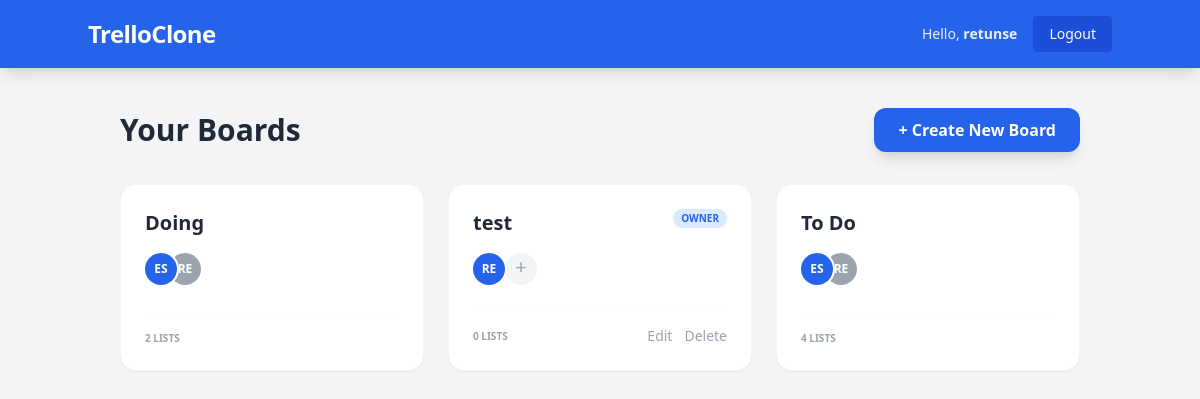
Screenshot of / (signed in) with the database file from the repository.
### boards/models.py (models this page shows, shortened)
class Board(models.Model):
    title = models.CharField(max_length=100)
    slug = models.SlugField(unique=True, blank=True)
    owner = models.ForeignKey(User, on_delete=models.CASCADE, related_name='boards')
    members = models.ManyToManyField(User, related_name='joined_boards', blank=True)
    created_at = models.DateTimeField(auto_now_add=True)
    position = models.PositiveIntegerField(default=0)
    class Meta:
        ordering = ['position']

### boards/views.py (the view)
# urls.py: path('', views.board_list, name='board_list'),
@login_required
def board_list(request):
    boards = Board.objects.filter(
        Q(owner=request.user) | Q(members=request.user)
    ).prefetch_related('members', 'owner').distinct().order_by('position')
    return render(request, 'boards/board_list.html', {'boards': boards})

### boards/templates/boards/board_list.html (shortened to what this page needs)
{% extends 'base.html' %}
{% block content %}
<div class="max-w-6xl mx-auto mt-10 px-4">
    <div class="flex justify-between items-center mb-8">
        <h1 class="text-3xl font-black text-gray-800">Your Boards</h1>
        <a href="{% url 'create_board' %}" class="bg-blue-600 hover:bg-blue-700 text-white px-6 py-2.5 rounded-xl font-bold shadow-lg transition transform hover:-translate-y-0.5">
            + Create New Board
        </a>
    </div>
    <div id="boards-container" class="grid grid-cols-1 md:grid-cols-2 lg:grid-cols-3 gap-6">
        {% for board in boards %}
<div class="board-item bg-white p-6 rounded-2xl shadow-sm border border-gray-100 flex flex-col justify-between hover:shadow-md transition cursor-pointer relative"
     data-board-id="{{ board.id }}"
     onclick="if(!['BUTTON', 'INPUT', 'A'].includes(event.target.tagName)) window.location='{% url 'board_detail' board.slug %}'">
    <div>
        <div class="flex justify-between items-start mb-4">
            <h2 class="text-xl font-bold text-gray-800">{{ board.title }}</h2>
            {% if board.owner == request.user %}
                <span class="text-[10px] bg-blue-100 text-blue-600 px-2 py-0.5 rounded-full font-bold uppercase">Owner</span>
            {% endif %}
        </div>
        <div class="flex items-center -space-x-2 overflow-visible mb-6">
            <div title="Owner: {{ board.owner.username }}" class="inline-flex h-8 w-8 rounded-full ring-2 ring-white bg-blue-600 text-white items-center justify-center text-xs font-bold z-10">
                {{ board.owner.username|slice:":2"|upper }}
            </div>
            {% for member in board.members.all %}
            <div title="Member: {{ member.username }}" class="inline-flex h-8 w-8 rounded-full ring-2 ring-white bg-gray-400 text-white items-center justify-center text-xs font-bold">
                {{ member.username|slice:":2"|upper }}
            </div>
            {% endfor %}
            {% if board.owner == request.user %}
            <div x-data="{ open: false }" class="relative" @click.stop>
                <button @click="open = !open"
                        type="button"
                        class="inline-flex h-8 w-8 rounded-full ring-2 ring-white bg-gray-100 text-gray-400 hover:bg-gray-200 items-center justify-center text-xl font-light leading-none transition ml-2 pb-1">
                    +
                </button>
            </div>
            {% endif %}
        </div>
    </div>
    <div class="flex items-center justify-between mt-auto pt-4 border-t border-gray-50" @click.stop>
        <span class="text-[10px] text-gray-400 uppercase font-bold">{{ board.lists.count }} Lists</span>
        <div class="flex space-x-3">
            {% if board.owner == request.user %}
            <a href="{% url 'edit_board' board.slug %}" class="text-gray-400 hover:text-blue-600 text-sm">Edit</a>
            <form class='flex items-center' method="POST" action="{% url 'delete_board' board.slug %}" onsubmit="return confirm('Delete board?');">
                <button type="submit" class="text-gray-400 hover:text-red-600 text-sm">Delete</button>
            </form>
            {% endif %}
        </div>
    </div>
</div>
{% endfor %}
    </div>
</div>
{% endblock %}

### boards/templates/base.html (shortened to what this page needs)
<!DOCTYPE html>
<html lang="en">
<head>
    <script src="https://cdn.tailwindcss.com"></script>
</head>
<body class="bg-gray-100 font-sans leading-normal tracking-normal">
    <nav class="bg-blue-600 p-4 shadow-lg">
        <div class="container mx-auto flex justify-between items-center text-white">
            <a href="{% url 'board_list' %}" class="text-2xl font-bold tracking-tight">TrelloClone</a>
            <div class="flex items-center space-x-4">
                {% if user.is_authenticated %}
                    <span class="text-sm opacity-90">Hello, <strong>{{ user.username }}</strong></span>
                    <form method="POST" action="{% url 'logout' %}">
                        <button type="submit" class="bg-blue-700 hover:bg-blue-800 px-4 py-2 rounded text-sm transition">Logout</button>
                    </form>
                {% else %}
                    <a href="{% url 'login' %}" class="text-white font-semibold hover:underline mr-4">Login</a>
                    <a href="{% url 'signup' %}" class="bg-white text-blue-600 font-bold px-4 py-2 rounded-lg shadow hover:bg-gray-100 transition">Sign Up</a>
                {% endif %}
            </div>
        </div>
    </nav>
    <main class="container mx-auto mt-10 px-4">
        {% block content %}
        {% endblock %}
    </main>
</body>
</html>

### rows the page displays
Board: title "Doing", owner.username "ES", lists.count "2"
Board: title "test", shows "OWNER", owner.username "RE", lists.count "0", shows "Edit"
Board: title "To Do", owner.username "ES", lists.count "4"

### other values shown
{{ user.username }} "retunse"
{{ member.username|slice:":2"|upper }} "RE"
